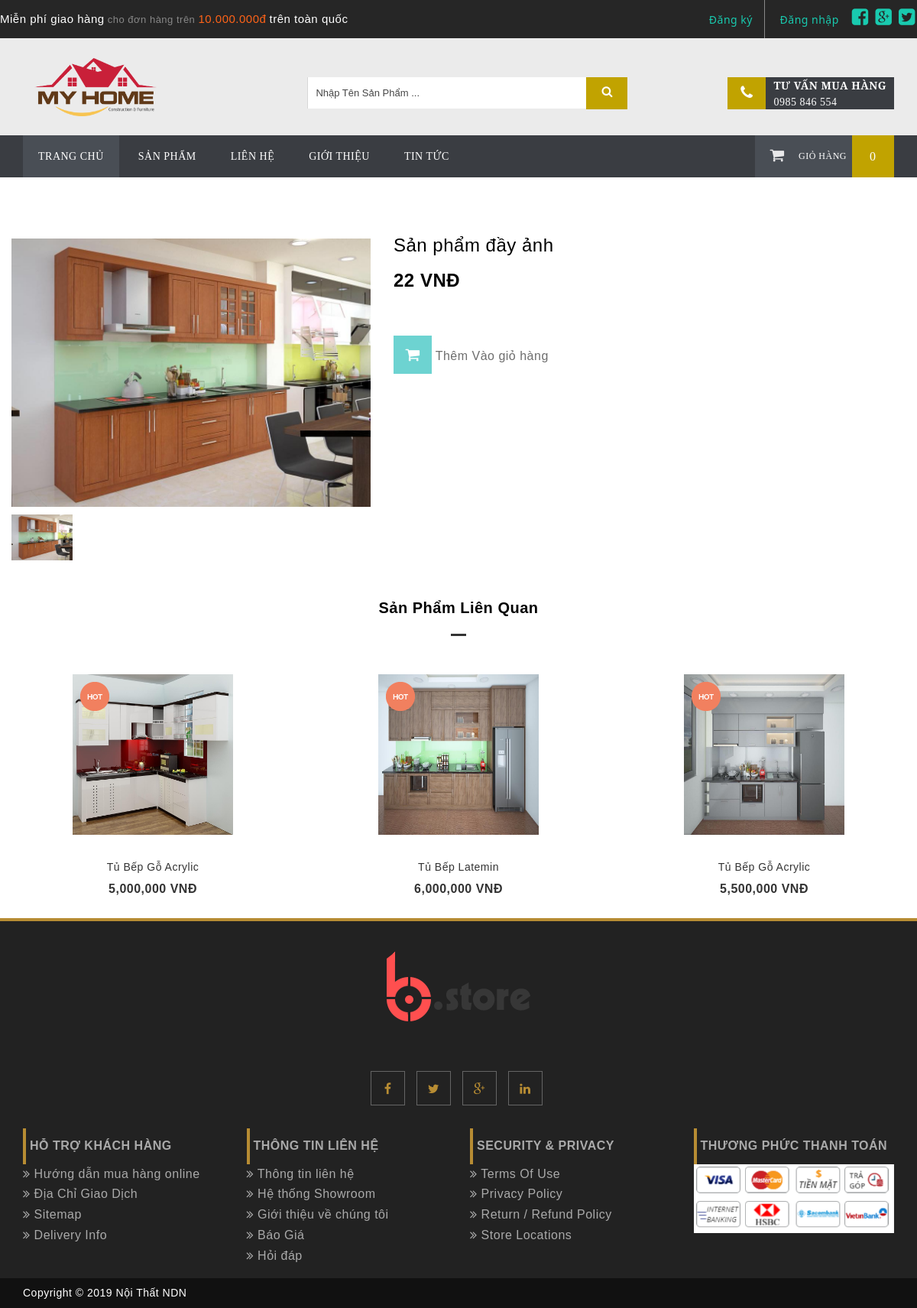
/chitietsp.php?id=43, run on the app's committed database.
### tables this page shows
CREATE TABLE `pro_img` (
  `id` int(11) NOT NULL,
  `link` varchar(200) DEFAULT NULL,
  `pro_id` int(11) DEFAULT NULL
);

CREATE TABLE `product` (
  `id` int(11) NOT NULL,
  `category_id` int(11) DEFAULT NULL,
  `name` varchar(200) DEFAULT NULL,
  `image` varchar(200) DEFAULT NULL,
  `content` text,
  `price` float DEFAULT '0',
  `sale_price` float DEFAULT '0',
  `created` datetime DEFAULT CURRENT_TIMESTAMP,
  `status` tinyint(1) DEFAULT '1'
);

### sql/card.funcion.php (called while the page is built, shortened)
<?php
 function tong_so_luong(){
 	$tong = 0;
 	$gio_hang = isset($_SESSION['gio-hang']) ? $_SESSION['gio-hang'] : [];
   return $tong;
}
 ?>

### chitietsp.php (the view, shortened to what this page needs)
<?php include'header.php'; ?>
<?php include'sql/connect.php'; ?>
	<?php
    $id = $_GET['id'];
    $p = mysqli_query($conn,"SELECT * FROM product WHERE id = $id");
    $ctsp = mysqli_fetch_assoc($p);
     $idc = $ctsp['category_id'];
    $anh = mysqli_query($conn,"SELECT * FROM pro_img WHERE pro_id = $id");
  	 ?>
<div id="tz-wp-content" class="col-lg-12 col-md-12 col-sm-12 col-xs-12">
                    <div id="tz-shop-content" class="row">
                        <div class="col-lg-5 col-md-5 col-sm-12 col-xs-12">
                            <div id="slider" class="flexslider">
                                <ul class="slides">
                                    <?php foreach ($anh as $a) {
                                     ?>
                                    <li>
                                        <img src="uploads/<?php echo $a['link']; ?>" alt="Roses Deco Accent Chair"/>
                                    </li>
                                    <?php } ?>
                                </ul>
                            </div>
                            <div id="carousel">
                                <ul class="slides">
                                	<?php foreach ($anh as $anhcon) {
                                	?>
                                     <li>
                                        <img src="uploads/<?php echo $anhcon['link'];  ?>" />
                                    </li>
                               <?php } ?>
                                </ul>
                            </div>
                        </div>
                        <div class="col-lg-6 col-md-6 col-sm-12 col-xs-12">
                            <div class="tzshop-summary">
                                <h3><?php echo $ctsp['name']; ?></h3>
                                <span class="tzproduct-single-price">
                              <?php if ($ctsp['sale_price'] > 0) {
                              	echo number_format($ctsp ['sale_price']);
                              }else{
                              	echo number_format($ctsp['Price']);
                              } ?> VNĐ
                                </span>
                                 <span class="tz-shop-detail-meta">
                                    <a class="tzshopping add-cart" href="xu-ly-gio-hang.php?id=<?php echo $ctsp['id'];?>&action=add">
                                        <i class="fa fa-shopping-cart"></i>
                                    </a>
                                     Thêm Vào giỏ hàng
                                </span>
                            </div>
                        </div>
                    </div>
                    <div class="tzrelated-shop">
                        <h3 class="tz-title-bold-3">Sản Phẩm Liên Quan</h3>
                        <div class="row">
                        	<?php
                             $product_sub = mysqli_query($conn,"SELECT  * FROM product WHERE category_id = $idc and id != $id  LIMIT 3 ");
                             foreach ($product_sub as $value) {
                        	 ?>
                            <div class="col-lg-4 col-md-4 col-sm-6 col-xs-12 laster-shop-item">
                                <div class="laster-thumb">
                                    <div class="shop-icon-data">
                                        <img src="demos/hosts.png" alt="hosts">
                                    </div>
                                    <img src="uploads/<?php echo $value['image']; ?>" alt="Linen Shirt With Mao Color">
                                    <span class="tz-shop-meta">
                                    </span>
                                </div>
                                <h6><a href="shop-productdetails.html"><?php echo $value['name']; ?></a></h6>
                                <small><?php echo number_format($value['price']);?> VNĐ</small>
                            </div>
                        <?php } ?>
                        </div>
                    </div>
                </div>
		<?php include'footer.php'; ?>

### header.php (shortened to what this page needs)
<?php
include'sql/card.funcion.php';
?>
<!doctype html>
<html lang="en">
<head>
 <link rel="stylesheet" href="css/animate.css">
 <link rel="stylesheet" href="css/jquery.fancybox.css">
 <link rel="stylesheet" href="css/jquery.bxslider.css">
 <link rel="stylesheet" href="css/meanmenu.min.css">
 <link rel="stylesheet" href="css/jquery-ui-slider.css">
 <link rel="stylesheet" href="css/nivo-slider.css">
 <link rel="stylesheet" href="css/owl.carousel.css">
 <link rel="stylesheet" href="css/owl.theme.css">
 <link rel="stylesheet" href="css/bootstrap.min.css">
 <link rel="stylesheet" href="css/font-awesome.min.css">
 <link rel="stylesheet" href="css/normalize.css">
 <link rel="stylesheet" href="css/main.css">
 <link rel="stylesheet" type="text/css" href="css/stylemoi.css">
 <link rel="stylesheet" href="css/style.css">
 <link rel="stylesheet" href="css/responsive.css">
 <link rel="stylesheet" href="css/ie.css">
 <link rel="stylesheet" type="text/css" href="css/stylec.css">
</head>
<body class="index-2">
   <div id="topmenu">
    <div class="free_ship"><span class="wrap1">Miễn phí giao hàng</span> cho đơn hàng trên <span class="wrap2">10.000.000đ</span> <span class="wrap3">trên toàn quốc</div>
        <div class="topmenu_nav">
            <ul class="ul_nav">
                <?php
                if (isset($_SESSION["name"]))
                {
                    ?>
                    <li><a href="khachhang.php">Chào <?=$_SESSION["name"]?></a></li>
                    <li><a href="logout.php">Đăng xuất</a></li>
                    <?php
                }
                else
                {
                    ?>
                    <li><a href="login-reg.php">Đăng ký</a></li>
                    <li><a href="login-reg.php">Đăng nhập</a></li>
                    <?php
                }
                ?>
            </ul>
            <a href="https://www.facebook.com/"><i class="fa fa-facebook-square"></i></a>
            <a href="https://www.google.com/"><i class="fa fa-google-plus-square"></i></a>
            <a href="https://twitter.com/"><i class="fa fa-twitter-square"></i></a>
        </div>
    </div>
    <section class="header-middle">
       <div class="container">
          <div class="row">
             <div class="col-sm-12">
                <div class="col-xs-12 col-sm-12 col-md-3 col-lg-2">
                    <div class="logo">
                   <a href="index.php"><img src="img/logomyhome-1.png" alt="bstore logo" /></a>
               </div>
                </div>
               <div class="header-right-callus">
                   <h3>Tư Vấn Mua Hàng</h3>
                   <span>0985 846 554</span>
               </div>
               <div class="categorys-product-search">
                <form action="search.php" method="GET" class="search-form-cat" >
                    <div class="search-product form-group">
                        <input type="text" class="form-control search-form" name="ten_sp" placeholder="Nhập Tên Sản Phẩm ... " required="" />
                        <button class="search-button" type="submit">
                            <i class="fa fa-search"></i>
                        </button>
                    </div>
                </form>
            </div>
        </div>
    </div>
</div>
</section>
<header class="main-menu-area">
   <div class="container">
      <div class="row">
         <div class="col-lg-3 col-md-3 col-sm-12 col-xs-12 pull-right shopingcartarea">
            <div class="shopping-cart-out pull-right">
                <div class="shopping-cart">
                    <a class="shop-link" href="shop-cart.php" title="View my shopping cart">
                        <i class="fa fa-shopping-cart cart-icon"></i>
                        <b>Giỏ Hàng</b>
                        <span class="ajax-cart-quantity"><?php echo tong_so_luong();?></span>
                    </a>
            </div>
        </div>
    </div>
    <div class="col-lg-9 col-md-9 col-sm-12 col-xs-12 no-padding-right menuarea">
        <div class="mainmenu">
           <nav>
              <ul class="list-inline mega-menu">
                 <li class="active"><a href="index.php">Trang Chủ</a>
                 </li>
                 <li>
                    <a href="product.php">Sản Phẩm</a>
         </li>
         <li>
            <a href="contact.php">Liên Hệ</a>
        </li>
        <li>
            <a href="about.php">Giới Thiệu</a>
        </li>
        <li>
            <a href="">Tin Tức</a>
        </li>
    </ul>
</nav>
</div>
</div>
</div>
<div class="row">
 <div class="col-sm-12 mobile-menu-area">
</div>
</div>
</div>
</header>

### footer.php (shortened to what this page needs)
    <footer class="nb-footer">
<div class="container">
<div class="row">
<div class="col-sm-12">
<div class="about">
	<img src="images/logo.png" class="img-responsive center-block" alt="">
	<p></p>
	<div class="social-media">
		<ul class="list-inline">
			<li><a href="#" title=""><i class="fa fa-facebook"></i></a></li>
			<li><a href="#" title=""><i class="fa fa-twitter"></i></a></li>
			<li><a href="#" title=""><i class="fa fa-google-plus"></i></a></li>
			<li><a href="#" title=""><i class="fa fa-linkedin"></i></a></li>
		</ul>
	</div>
</div>
</div>
<div class="col-md-3 col-sm-6">
<div class="footer-info-single">
	<h2 class="title">Hỗ trợ khách hàng</h2>
	<ul class="list-unstyled">
		<li><a href="#" title=""><i class="fa fa-angle-double-right"></i> Hướng dẫn mua hàng online</a></li>
		<li><a href="#" title=""><i class="fa fa-angle-double-right"></i> Địa Chỉ Giao Dịch</a></li>
		<li><a href="#" title=""><i class="fa fa-angle-double-right"></i> Sitemap</a></li>
		<li><a href="#" title=""><i class="fa fa-angle-double-right"></i> Delivery Info</a></li>
	</ul>
</div>
</div>
<div class="col-md-3 col-sm-6">
<div class="footer-info-single">
	<h2 class="title">Thông Tin Liên Hệ</h2>
	<ul class="list-unstyled">
		<li><a href="#" title=""><i class="fa fa-angle-double-right"></i> Thông tin liên hệ</a></li>
		<li><a href="#" title=""><i class="fa fa-angle-double-right"></i> Hệ thống Showroom</a></li>
		<li><a href="about.php" title=""><i class="fa fa-angle-double-right"></i> Giới thiệu về chúng tôi</a></li>
		<li><a href="#" title=""><i class="fa fa-angle-double-right"></i> Báo Giá</a></li>
		<li><a href="#" title=""><i class="fa fa-angle-double-right"></i> Hỏi đáp</a></li>
	</ul>
</div>
</div>
<div class="col-md-3 col-sm-6">
<div class="footer-info-single">
	<h2 class="title">Security & privacy</h2>
	<ul class="list-unstyled">
		<li><a href="#" title=""><i class="fa fa-angle-double-right"></i> Terms Of Use</a></li>
		<li><a href="#" title=""><i class="fa fa-angle-double-right"></i> Privacy Policy</a></li>
		<li><a href="#" title=""><i class="fa fa-angle-double-right"></i> Return / Refund Policy</a></li>
		<li><a href="#" title=""><i class="fa fa-angle-double-right"></i> Store Locations</a></li>
	</ul>
</div>
</div>
<div class="col-md-3 col-sm-6">
<div class="footer-info-single">
	<h2 class="title">Thương Phức Thanh Toán</h2>
	 <a href=""><img src="img/hhhhh.png" alt="shopping image" /></a>
</div>
</div>
</div>
</div>
<section class="copyright">
<div class="container">
<div class="row">
<div class="col-sm-6">
<p style="color:#fff">Copyright © <?php echo date('Y') ?> Nội Thất NDN</p>
</div>
<div class="col-sm-6"></div>
</div>
</div>
</section>
</footer>
</body>
</html>
		</body>
		</html>

### css/main.css (style rules this page uses)
html, button, input, select, textarea { color: #222; }
html { font-size: 1em; line-height: 1.4; }
audio, canvas, img, video { vertical-align: middle; }
h1,h2,h3,h4,h5,h6,h7 { color:#000;margin:0; }
footer.nb-footer { clear: both; background: #222; border-top: 4px solid #b78c33; }
footer.nb-footer .about { margin: 0 auto; margin-top: 40px; max-width: 1170px; text-align: center; }
footer.nb-footer .about p { font-size: 13px; color: #999; margin-top: 30px; }
footer.nb-footer .about .social-media { margin-top: 15px; }
footer.nb-footer .about .social-media ul li a { display: inline-block; width: 45px; height: 45px; line-height: 45px; border-radius: 50%; font-size: 16px; color: #b78c33; border: 1px solid rgba(255, 255, 255, 0.3); }
footer.nb-footer .footer-info-single { margin-top: 30px; }
footer.nb-footer .footer-info-single .title { color: #aaa; text-transform: uppercase; font-size: 16px; border-left: 4px solid #b78c33; padding-left: 5px; }
footer.nb-footer .footer-info-single ul li a { display: block; color: #aaa; padding: 2px 0; }
footer.nb-footer .copyright { margin-top: 15px; background: #111; padding: 7px 0; color: #999; }
footer.nb-footer .copyright p { margin: 0; padding: 0; }
* { -webkit-border-radius: 0 !important;-moz-border-radius: 0 !important; border-radius: 0 !important; }
body { font-family: 'Roboto';font-size: 16px;letter-spacing:.5px; }

### css/stylemoi.css (style rules this page uses)
#topmenu { width:100%; height:50px; background:#262626; margin:0 auto; }
#topmenu .free_ship { font-size:13px; line-height:50px; display:inline-block; float:left; color:#888888; }
#topmenu .free_ship span.wrap1 { font-size:15px; color:white; }
#topmenu .free_ship span.wrap2 { color:#ff6318; font-size:15px; }
#topmenu .free_ship span.wrap3 { color:#fff; font-size:15px; }
#topmenu .topmenu_nav { display:inline-block; float:right; line-height:50px; font-family:Noto sans; }
#topmenu .topmenu_nav ul { float:left; }
#topmenu .topmenu_nav ul li { display:inline-block; text-decoration:none; position:relative; border-right:1px solid #888; }
#topmenu .topmenu_nav ul li a { font-size:14px; line-height:15px; color:#19CAAF; padding:0 15px; text-decoration:none; transition:all ease 0.3s; }
#topmenu .topmenu_nav ul li:last-child { border-right:none; }
#topmenu .topmenu_nav a>i { font-size:25px; padding:2px; color:#19CAAF; transition:all ease 0.3s; }

### header.php (style rules this page uses)
input[type="text"], input[type="password"] { display: inline-block; }

### data on the page
pro_img: link (picture)
product: name "Sản phẩm đầy ảnh", sale_price "22"
product: image (picture), name "Tủ Bếp Gỗ Acrylic", price "5,000,000"
product: image (picture), name "Tủ Bếp Latemin", price "6,000,000"
product: image (picture), name "Tủ Bếp Gỗ Acrylic", price "5,500,000"

### other printed values
tong_so_luong() "0"
